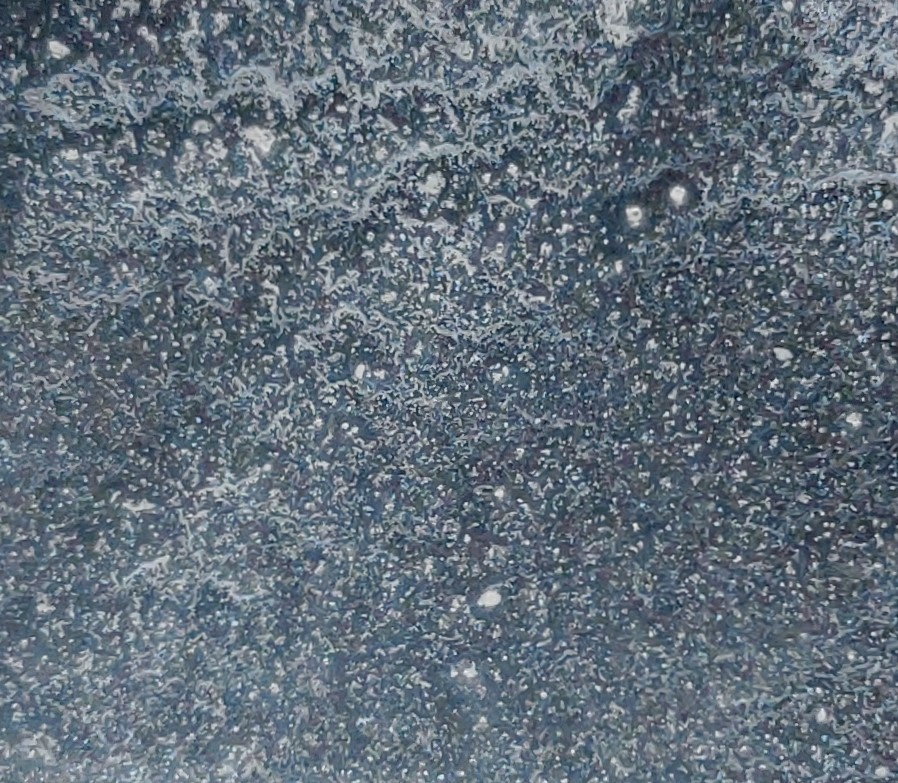
#> input picture d3/7.jpg, 898 x 783 px
$ python blob_formation.py
#> lines starting #> are read from the running program, lines starting #| are printed output that depends on the picture; after the words box and inside, x2 and y2 are one past the last pixel; in counts of white or black regions, pixels touching at a corner belong together
import cv2

image= cv2.imread('d3/7.jpg')
#> image is the input picture: shape (783, 898, 3); mean B, G, R 122.1, 110.6, 98.3
gray = cv2.cvtColor(image, cv2.COLOR_BGR2GRAY)
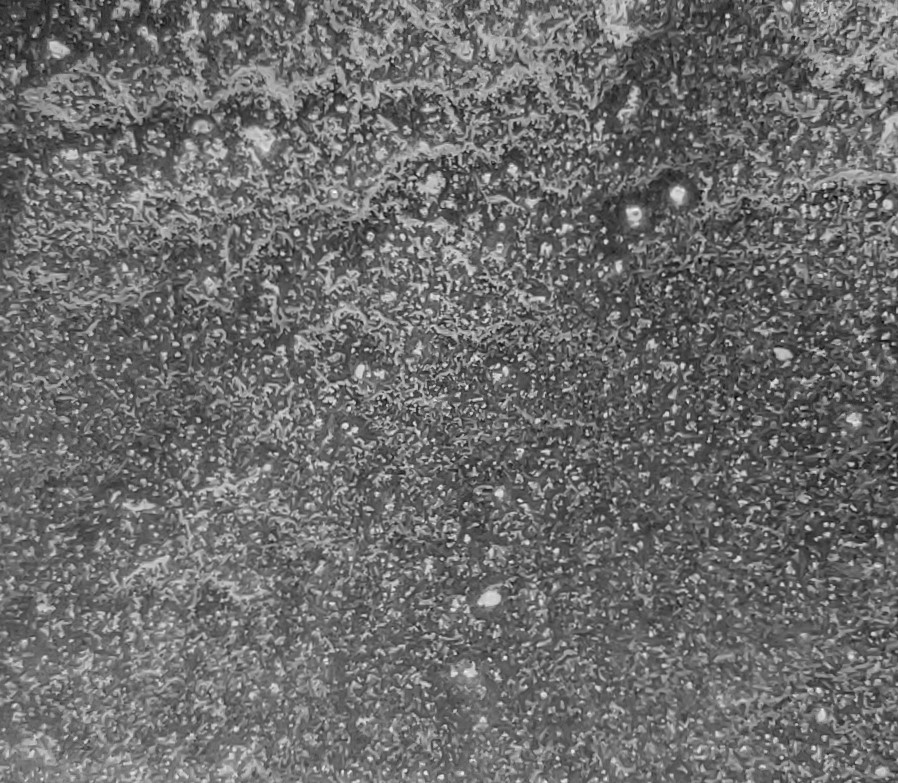
#> gray: shape (783, 898); min 6, max 254, mean 108.2
#blurred= cv2.medianBlur(gray,3)
blurred= cv2.GaussianBlur(gray,(5,5),0)
cv2.imshow('blurred gray',cv2.resize(blurred,(500,500)))
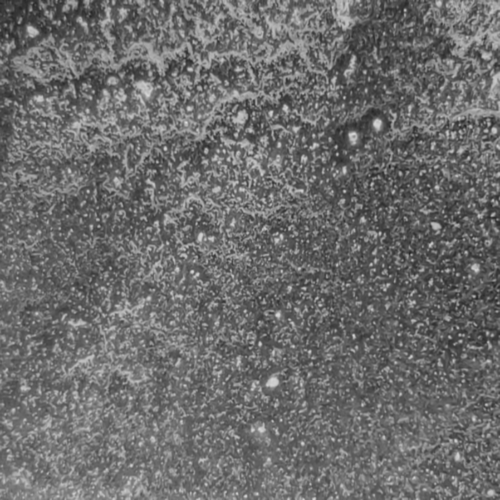
#> window 'blurred gray': shape (500, 500); min 33, max 219, mean 108.1

start=170
increament=80

for _ in range(1):
    image_name= str(start)+"-"+str(start+increament)
    _,thresh= cv2.threshold(blurred,start+increament,255,cv2.THRESH_TOZERO_INV)
    _,thresh= cv2.threshold(thresh, start, 255, cv2.THRESH_TOZERO)
    thresh= cv2.resize(thresh, (500, 500))
    _,thresh = cv2.threshold(thresh,1, 255, cv2.THRESH_BINARY)
    thresh=cv2.medianBlur(thresh,7)
    cv2.fastNlMeansDenoising(thresh,thresh,50)
    cv2.imshow('binary', thresh)
    start=start+increament
#> this loop made 1 pass
#> pass 1, `_,thresh= cv2.threshold(thresh, start, 255, cv2.THRESH_TOZERO)`:
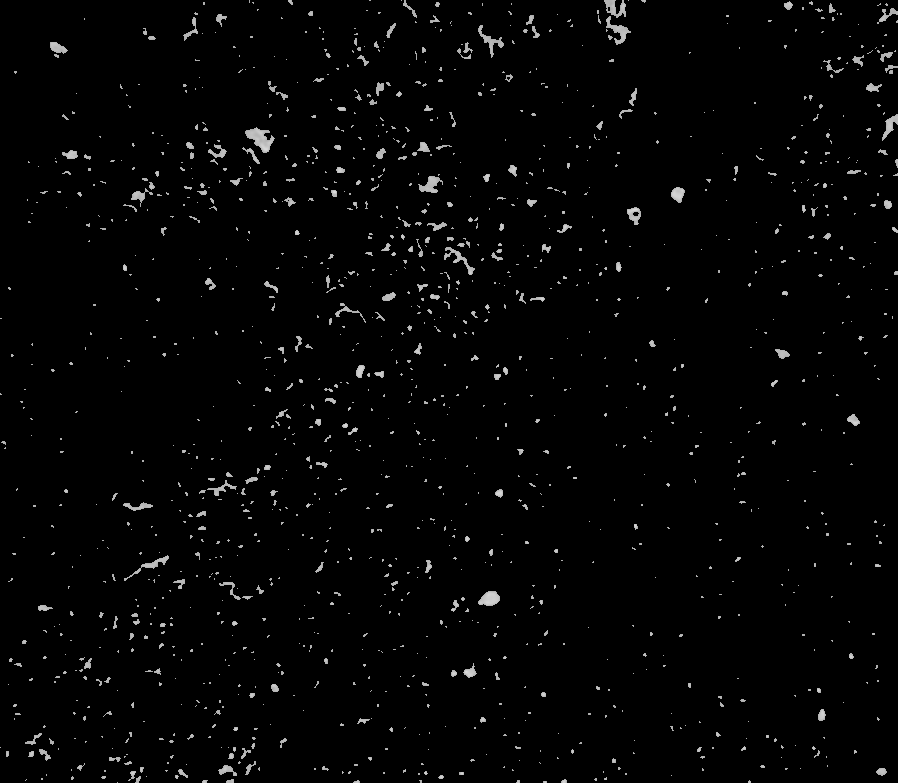
#> thresh: shape (783, 898); min 0, max 222, mean 4.5
#> pass 1, `thresh= cv2.resize(thresh, (500, 500))`:
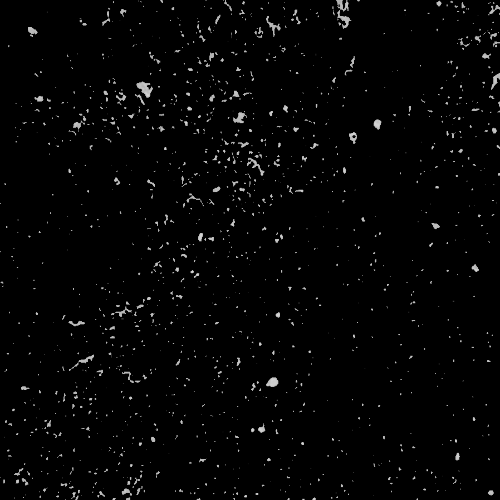
#> thresh: shape (500, 500); min 0, max 219, mean 4.4
#> pass 1, `_,thresh = cv2.threshold(thresh,1, 255, cv2.THRESH_BINARY)`:
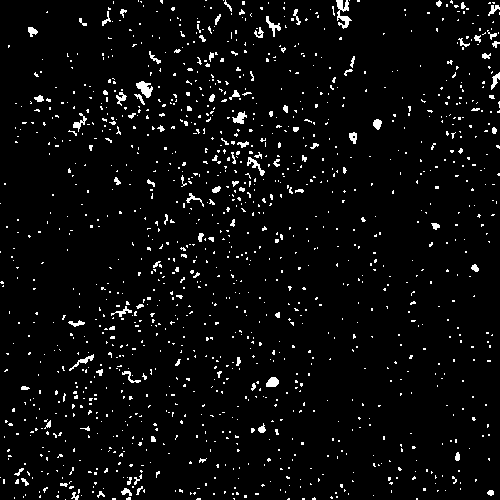
#> thresh: shape (500, 500); 4.1% white in thin lines or dots
#> pass 1, `thresh=cv2.medianBlur(thresh,7)`:
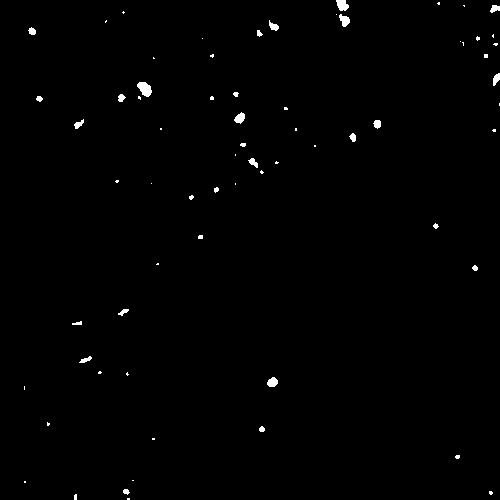
#> thresh: shape (500, 500); 0.65% white; 68 white regions (42 under 20 px), largest, box (x1, y1, x2, y2) and area: (137, 82, 152, 97) 150, (336, 0, 349, 11) 105, (339, 14, 350, 27) 89
#> after the loop:
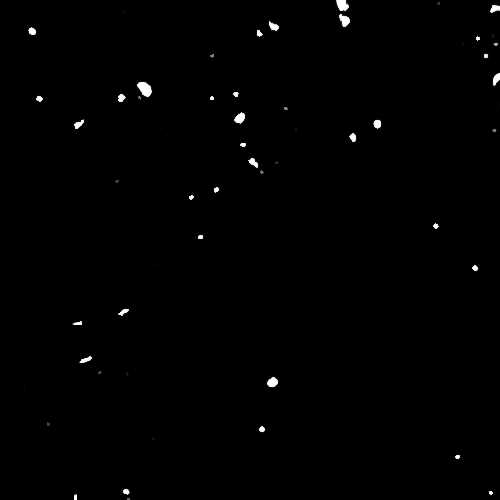
#> thresh: shape (500, 500); 1.26% of pixels changed, all inside (x1, y1, x2, y2) = (23, 0, 500, 500)
#> after the loop, start = 250


# total_pixels = image1.shape[0]*image1.shape[1]
# print(100*cv2.countNonZero(thresh2)/total_pixels)

cv2.waitKey(0)
cv2.destroyAllWindows()

$ run again, with d3/1.jpg copied over d3/7.jpg
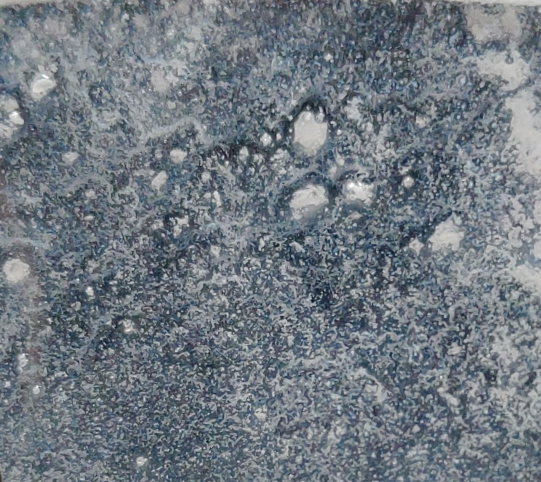
#> input picture d3/1.jpg, 1081 x 964 px (shown at 1/2 size)
#> image is the input picture: shape (964, 1081, 3); mean B, G, R 128.7, 120.8, 112.3
#> `cv2.imshow('blurred gray',cv2.resize(blurred,(500,500)))`:
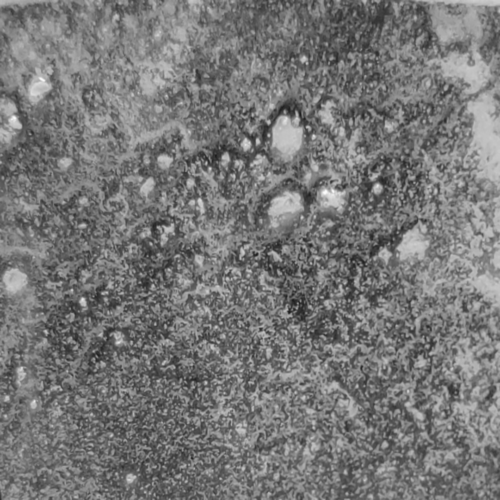
#> window 'blurred gray': shape (500, 500); min 29, max 252, mean 119
#> after the loop `for _ in range(1):`:
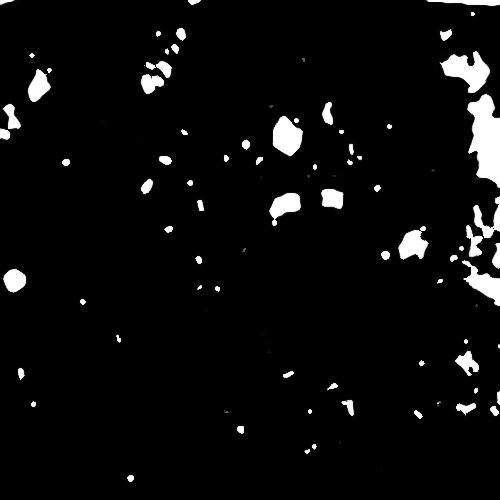
#> thresh: shape (500, 500); min 0, max 255, mean 11.9
#> after the loop `for _ in range(1):`: start = 250

$ run again, with d3/2.jpg copied over d3/7.jpg
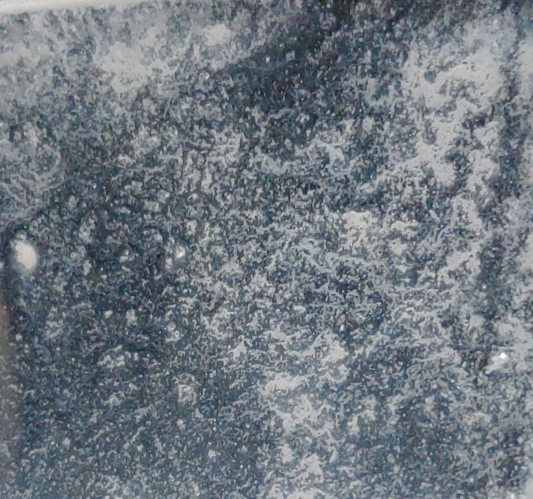
#> input picture d3/2.jpg, 1065 x 997 px (shown at 1/2 size)
#> image is the input picture: shape (997, 1065, 3); mean B, G, R 127.4, 119.8, 111.6
#> `cv2.imshow('blurred gray',cv2.resize(blurred,(500,500)))`:
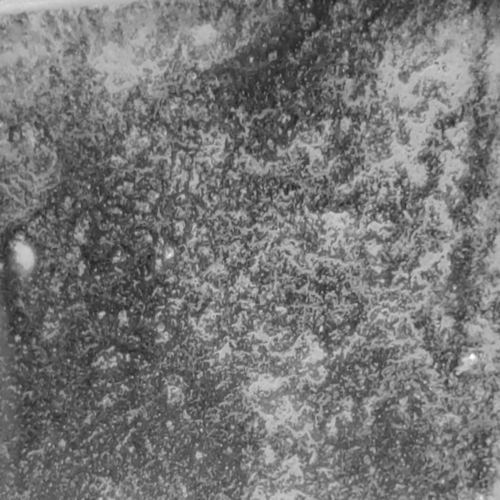
#> window 'blurred gray': shape (500, 500); min 33, max 254, mean 118.1
#> after the loop `for _ in range(1):`:
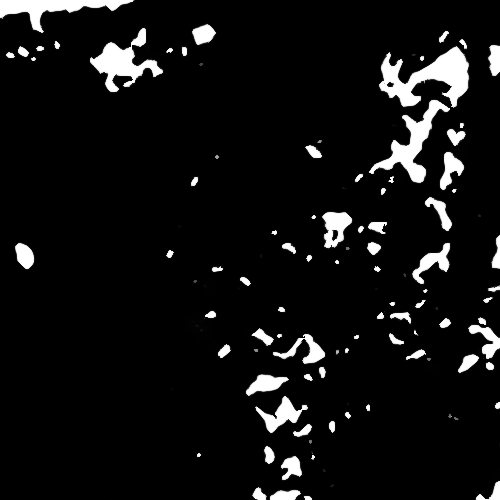
#> thresh: shape (500, 500); min 0, max 255, mean 17.4
#> after the loop `for _ in range(1):`: start = 250

$ run again, with d3/3.jpg copied over d3/7.jpg
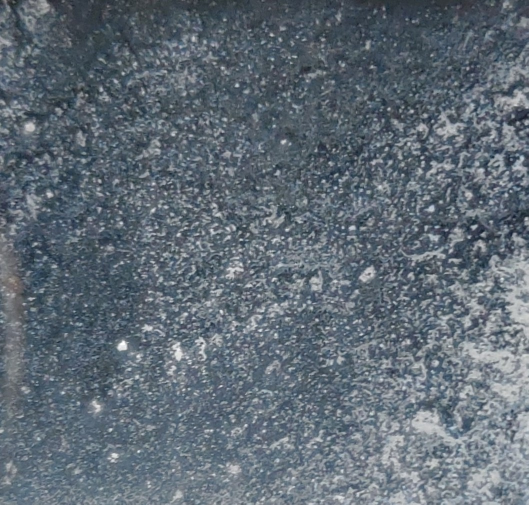
#> input picture d3/3.jpg, 1057 x 1009 px (shown at 1/2 size)
#> image is the input picture: shape (1009, 1057, 3); mean B, G, R 117.1, 107.1, 96
#> after the loop `for _ in range(1):`:
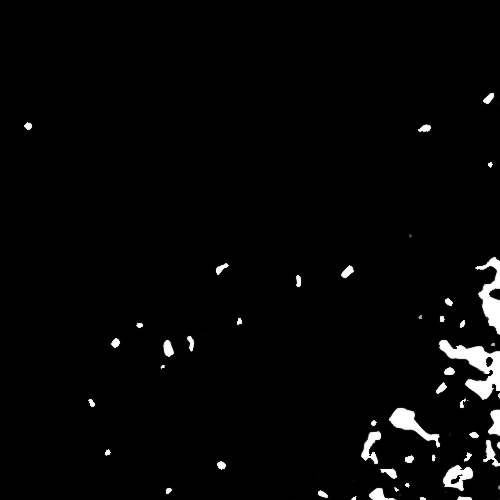
#> thresh: shape (500, 500); min 0, max 255, mean 5.9
#> after the loop `for _ in range(1):`: start = 250
